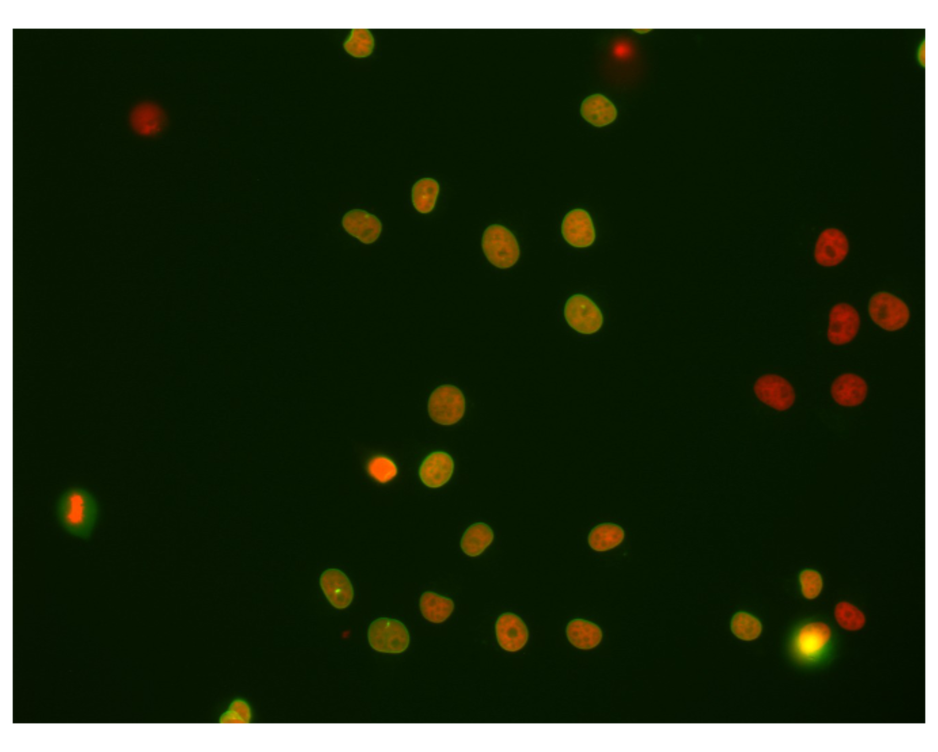
#> input picture data/plate1_1_013 [Well 5, Field 1 (Spot 5)].png, 938 x 752 px, shrunk from 1842 x 1478 before the run
$ jupyter execute --allow-errors differentiate_nuclei_intensity.ipynb
#> lines starting #> are read from the running program, lines starting #| are printed output that depends on the picture
# Différenciation des noyaux selon l'intensité du signal
Une tâche courante en analyse d'images biologiques est de différencier les cellules selon leur expression de signal. Dans cet exemple, nous utilisons une image à deux canaux de noyaux qui expriment Cy3 et eGFP. Visuellement, nous pouvons facilement voir que certains noyaux exprimant Cy3 expriment également eGFP, tandis que d'autres ne le font pas. Ce notebook démontre comment différencier les noyaux segmentés dans un canal selon l'intensité dans l'autre canal.

[cell 1]
import pyclesperanto_prototype as cle
import numpy as np
from skimage.io import imread, imshow
import matplotlib.pyplot as plt
import pandas as pd

cle.get_device()
#> (this line was passed over: pyclesperanto_prototype is not available in this run)

Nous utilisons un ensemble de données publié par [Heriche et al.](https://doi.org/10.1091/mbc.E13-04-0221) sous licence [CC BY 4.0](https://creativecommons.org/licenses/by/4.0/) disponible dans l'[Image Data Resource](https://idr.openmicroscopy.org/webclient/img_detail/179719/).

[cell 2]
# load file
raw_image = imread('../../data/plate1_1_013 [Well 5, Field 1 (Spot 5)].png')
#> raw_image is the input picture: shape (752, 938, 4); mean R, G, B, A 10, 22.6, 0.4, 229.2

# visualize
imshow(raw_image)

Tout d'abord, nous devons séparer les canaux ([en savoir plus](https://github.com/BiAPoL/Bio-image_Analysis_with_Python/blob/a62070dee408814cee4258758f5187f135774519/image_processing/03_multi_channel_image_data.ipynb)). Après cela, nous pouvons effectivement voir que toutes les cellules marquées avec Cy3 (canal 0) ne sont pas également marquées avec eGFP (canal 1) :

[cell 3]
# extract channels
channel_cy3 = raw_image[...,0]
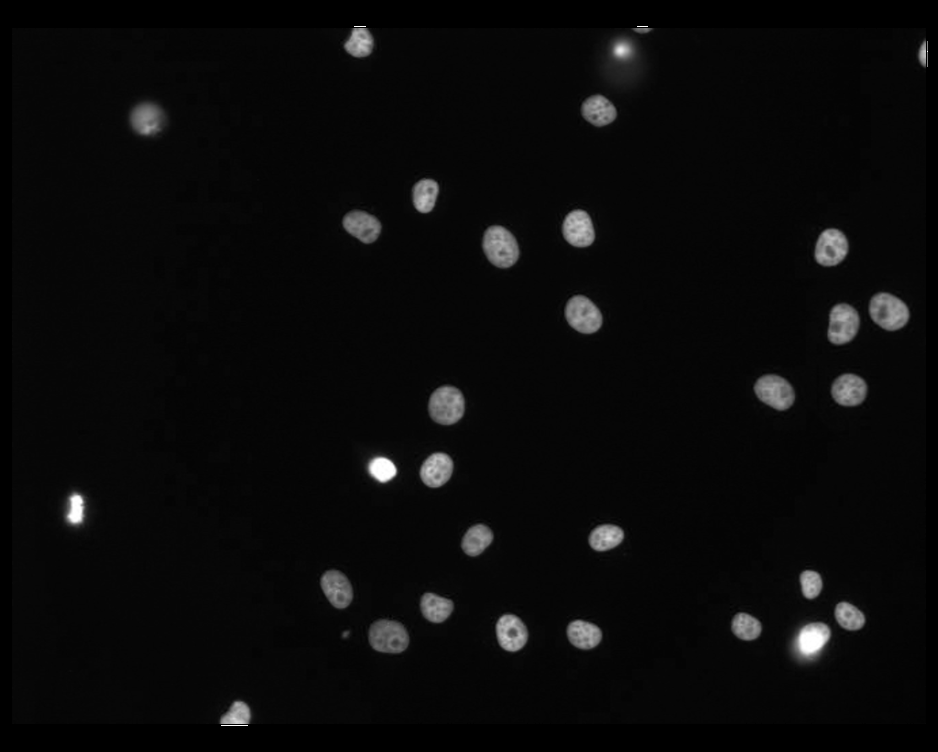
#> channel_cy3: shape (752, 938); min 0, max 255, mean 10
channel_egfp = raw_image[...,1]
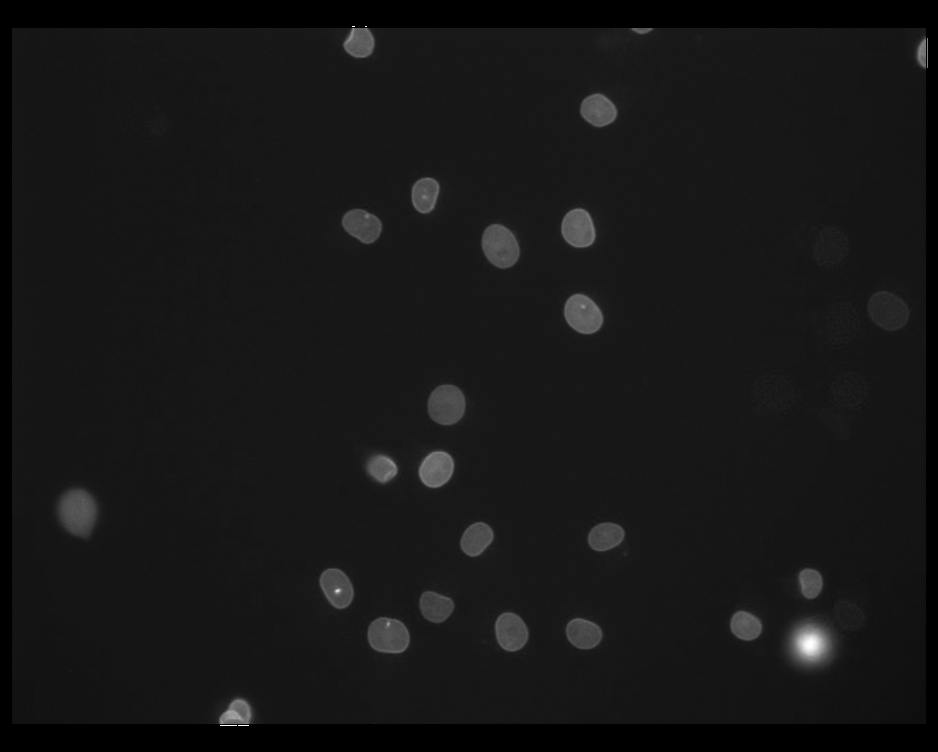
#> channel_egfp: shape (752, 938); min 0, max 255, mean 22.6

# visualize
fig, axs = plt.subplots(1, 2, figsize=(15,15))
axs[0].imshow(channel_cy3, cmap='gray')
axs[1].imshow(channel_egfp, cmap='gray')
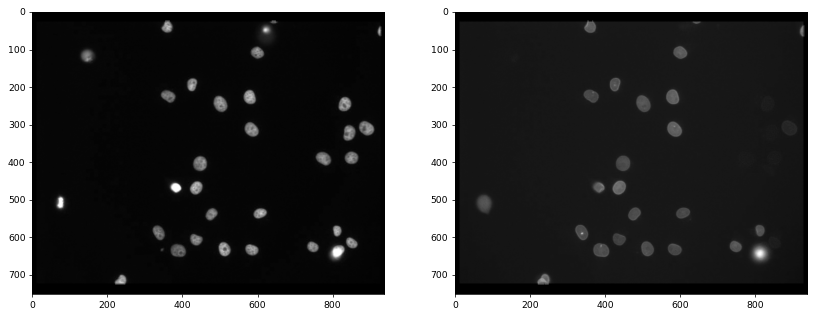
#> figure drawn by matplotlib, 2 panels

$ run again, with data/E39.lif [E4] - 2.png copied over data/plate1_1_013 [Well 5, Field 1 (Spot 5)].png
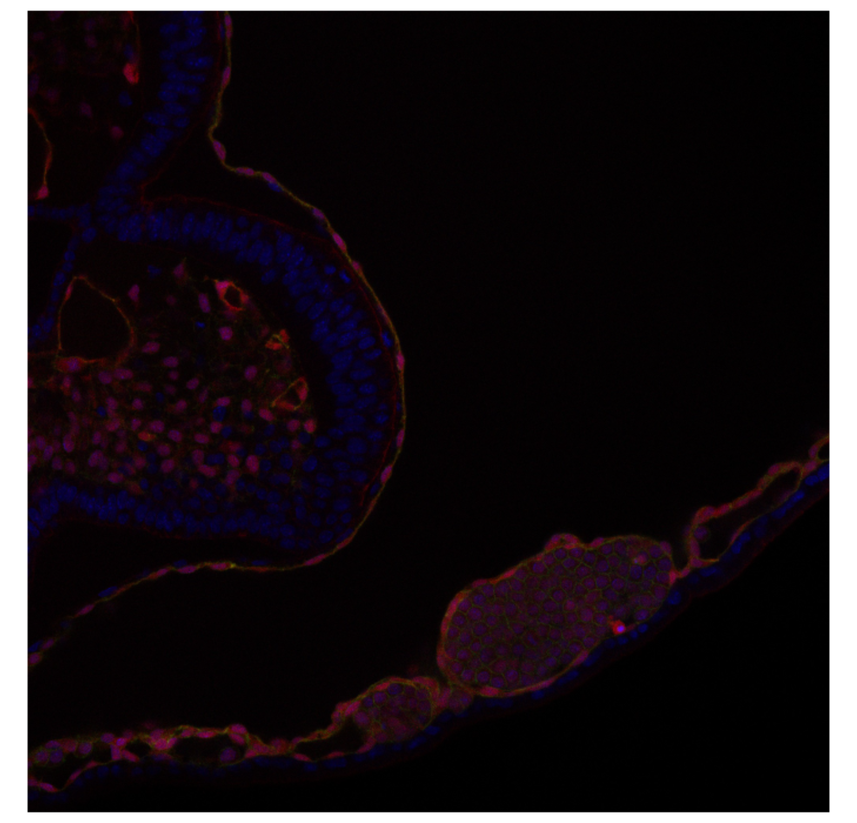
#> input picture data/E39.lif [E4] - 2.png, 857 x 823 px, shrunk from 1682 x 1616 before the run
#> raw_image is the input picture: shape (823, 857, 4); mean R, G, B, A 8.5, 2, 6, 232.4
#> `channel_egfp = raw_image[...,1]`:
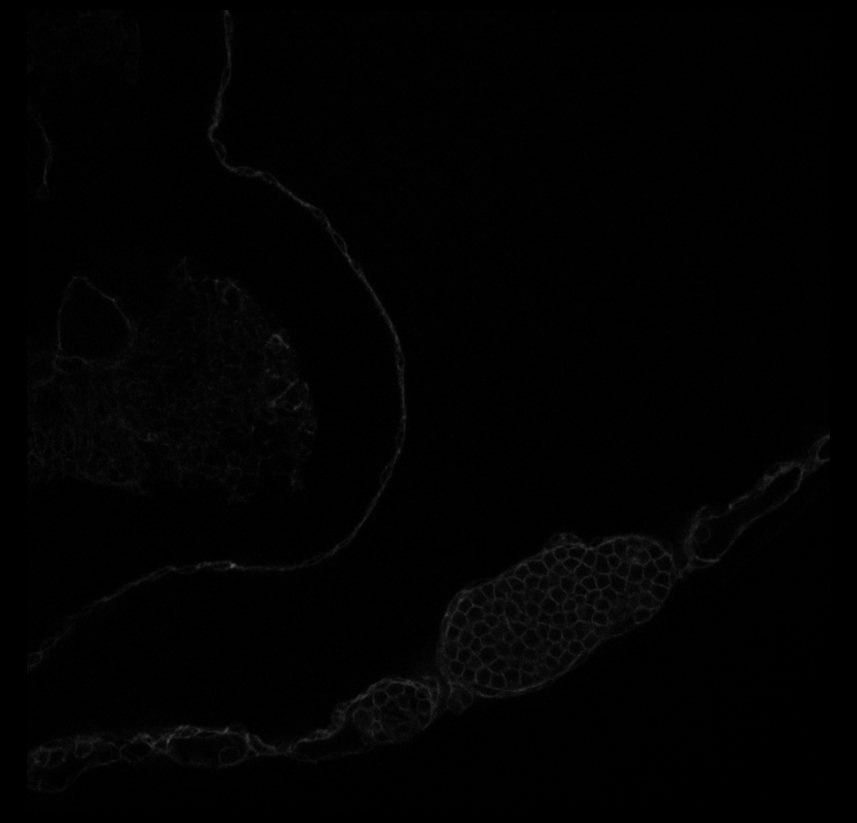
#> channel_egfp: shape (823, 857); min 0, max 90, mean 2
#> `[cell 3] # extract channels channel_cy3 = raw_image[...,0] channel_egf..`:
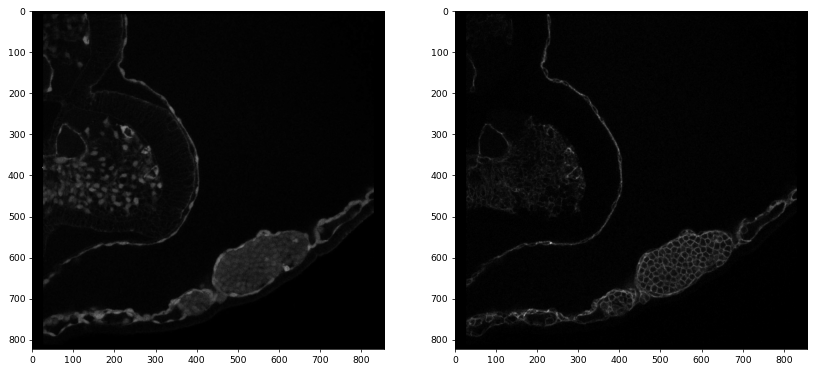
#> figure drawn by matplotlib, 2 panels
